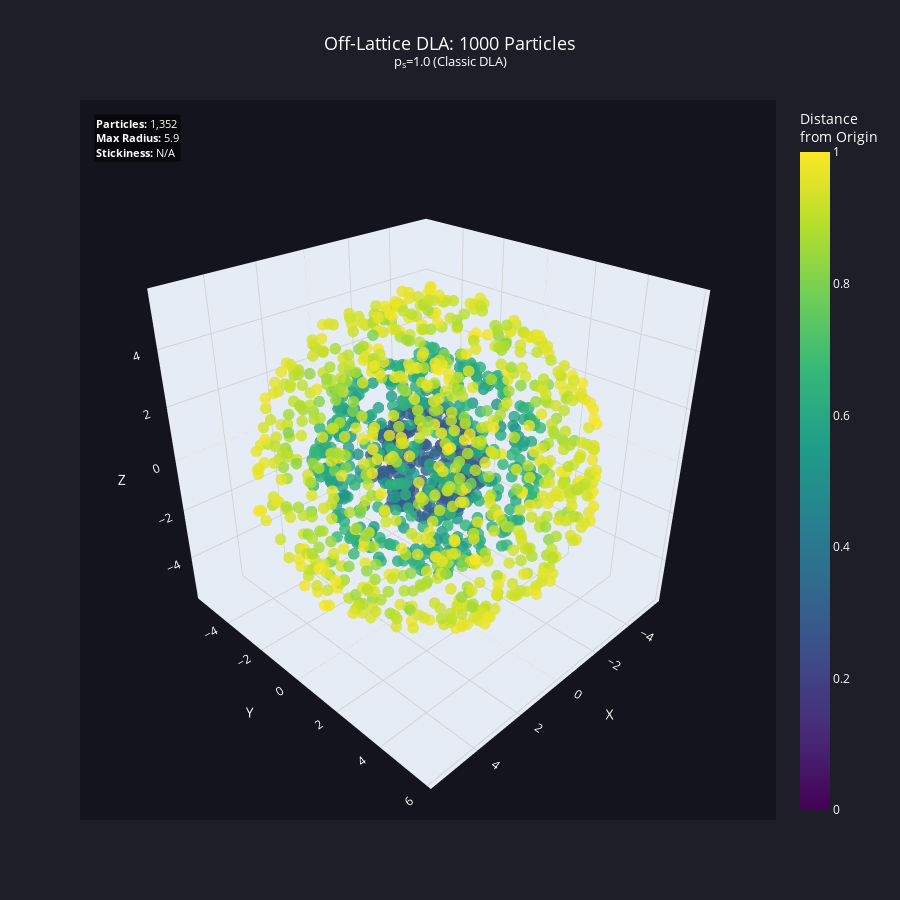

Notebook source saved alongside this figure:
### Code cell
# Visualize small cluster
plot_offgrid_cluster_3d(
    cluster_small,
    title="Off-Lattice DLA: 1000 Particles<br><sup>p<sub>s</sub>=1.0 (Classic DLA)</sup>",
    colorscale='Viridis',
    point_size=4
)

print_cluster_stats(cluster_small, "Small Test Cluster")

### Figure 1 — Plotly figure (JSON) as saved in the notebook; plotly's stock layout.template omitted (floating-point values rounded to 4 significant figures; data arrays with more than 128 entries replaced by an {"elided": "..."} marker saying what was removed)
{"data": [{"hovertemplate": "x: %{x:.2f}<br>y: %{y:.2f}<br>z: %{z:.2f}<br>r: %{marker.color:.2f}<extra></extra>", "marker": {"color": {"elided": "1352 float values"}, "colorbar": {"title": {"text": "Distance<br>from Origin"}}, "colorscale": [[0, "#440154"], [0.1111, "#482878"], [0.2222, "#3e4989"], [0.3333, "#31688e"], [0.4444, "#26828e"], [0.5556, "#1f9e89"], [0.6667, "#35b779"], [0.7778, "#6ece58"], [0.8889, "#b5de2b"], [1, "#fde725"]], "line": {"width": 0}, "opacity": 0.8, "size": 4}, "mode": "markers", "type": "scatter3d", "x": {"elided": "1352 float values"}, "y": {"elided": "1352 float values"}, "z": {"elided": "1352 float values"}}], "layout": {"annotations": [{"align": "left", "bgcolor": "rgba(0,0,0,0.6)", "font": {"color": "white", "size": 11}, "showarrow": false, "text": "<b>Particles:</b> 1,352<br><b>Max Radius:</b> 5.9<br><b>Stickiness:</b> N/A", "x": 0.02, "xref": "paper", "y": 0.98, "yref": "paper"}], "font": {"color": "white"}, "height": 900, "paper_bgcolor": "rgb(30, 30, 40)", "scene": {"aspectmode": "data", "bgcolor": "rgb(20, 20, 30)", "camera": {"eye": {"x": 1.5, "y": 1.5, "z": 1.2}, "up": {"x": 0, "y": 0, "z": 1}}, "xaxis": {"gridcolor": "lightgray", "showgrid": true, "title": {"text": "X"}}, "yaxis": {"gridcolor": "lightgray", "showgrid": true, "title": {"text": "Y"}}, "zaxis": {"gridcolor": "lightgray", "showgrid": true, "title": {"text": "Z"}}}, "title": {"font": {"size": 18}, "text": "Off-Lattice DLA: 1000 Particles<br><sup>p<sub>s</sub>=1.0 (Classic DLA)</sup>", "x": 0.5}, "width": 900}}
